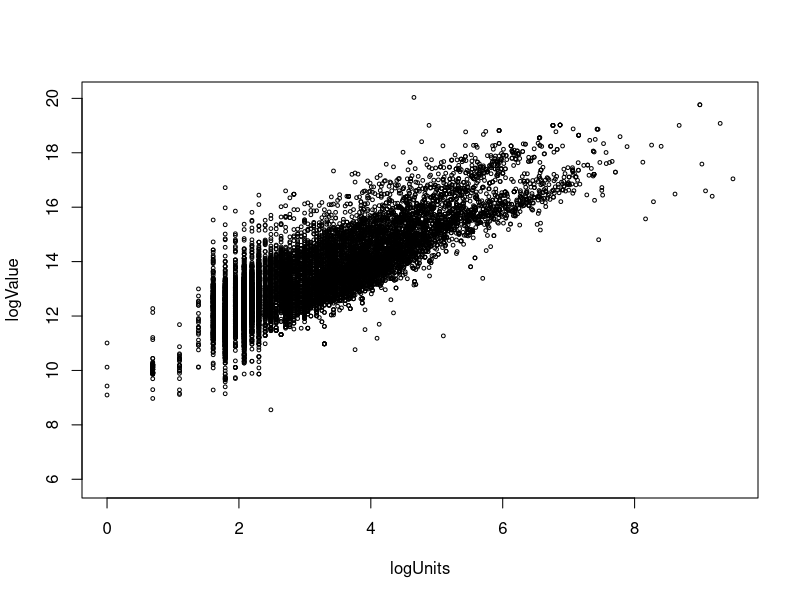
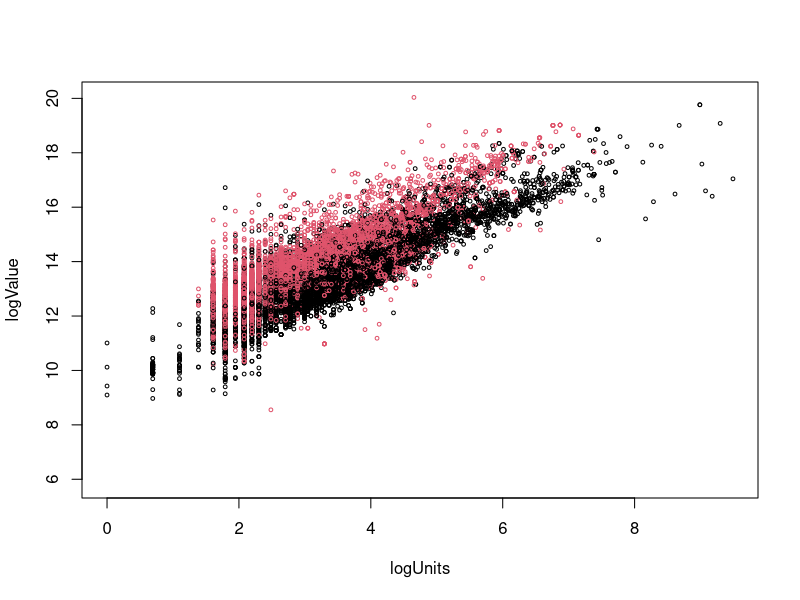
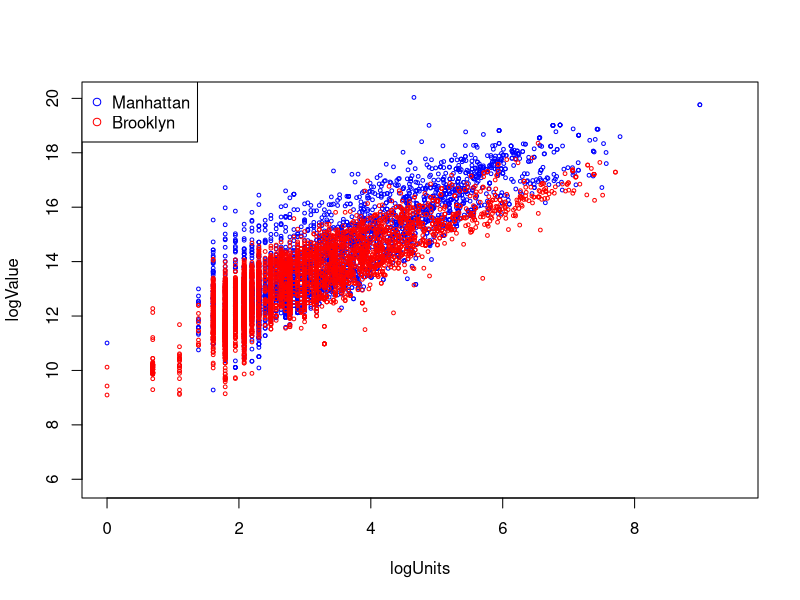
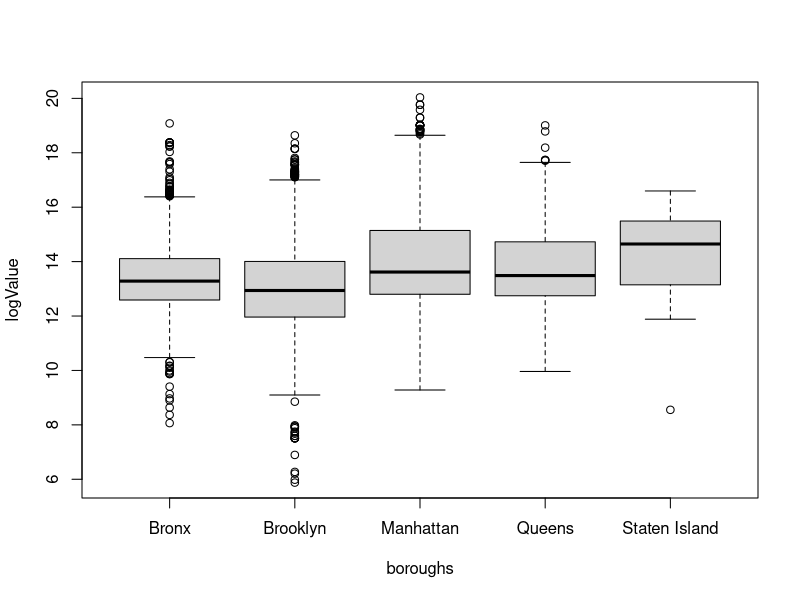

These charts were generated, in order, by the following R code:
## ---- chunk 1
setwd("D:/Subject Materials/Columbia/STAT COMP & INTRO TO DATA SCI/HW")
housing <- read.csv('properties.csv')
## ---- chunk 2
ncol(housing)
nrow(housing)
## ---- chunk 3
apply(is.na(housing), 2, sum)
## ---- chunk 4
vec <- which(housing$assessed_value!=0)
housing <- housing[vec,]
## ---- chunk 5
16319-nrow(housing)
## ---- chunk 6
logValue <- c()
logValue <- log(housing$assessed_value)
housing <- cbind(housing, logValue)
min(logValue)
median(logValue)
mean(logValue)
max(logValue)
## ---- chunk 7
logUnits <- log(housing$res_units)
housing <- cbind(housing, logUnits)
## ---- chunk 8
housing <- cbind(housing, after2000 = housing$year_built>=2000)
## ---- chunk 9
plot(housing$logUnits,housing$logValue,xlab="logUnits",ylab="logValue",cex=0.5)
## ---- chunk 10
plot(housing$logUnits,housing$logValue,
     col = factor(housing$after2000),
     xlab="logUnits",ylab="logValue",cex=0.5)
cov(housing$logUnits,housing$logValue,use="pairwise.complete.obs")
## ---- chunk 11
cor(housing$logUnits,housing$logValue,use="pairwise.complete.obs")
## ---- chunk 12
cor(housing$logUnits[housing$boro_name=='Manhattan'],
    housing$logValue[housing$boro_name=='Manhattan'],
    use="pairwise.complete.obs")
## ---- chunk 13
cor(housing$logUnits[housing$boro_name=='Brooklyn'],
    housing$logValue[housing$boro_name=='Brooklyn'],
    use="pairwise.complete.obs")
## ---- chunk 14
cor(housing$logUnits[housing$after2000],
    housing$logValue[housing$after2000],
    use="pairwise.complete.obs")
## ---- chunk 15
cor(housing$logUnits[housing$year_built<2000],
    housing$logValue[housing$year_built<2000],
    use="pairwise.complete.obs")
## ---- chunk 16
plot(range(housing$logUnits, na.rm = TRUE),
     range(housing$logValue, na.rm = TRUE),
     xlab= "logUnits", ylab = "logValue",type='n')

lines(housing$logUnits[housing$boro_name=='Manhattan'],
      housing$logValue[housing$boro_name=='Manhattan'],
      type='p',col="blue",cex=0.5)
lines(housing$logUnits[housing$boro_name=='Brooklyn'],
      housing$logValue[housing$boro_name=='Brooklyn'],
      type='p',col="red",cex=0.5)
legend("topleft",c("Manhattan","Brooklyn"),col=c("blue","red"),pch=1)
## ---- chunk 17
med.value <- median(housing$assessed_value[housing$boro_name=='Manhattan'], na.rm = TRUE)
## ---- chunk 18
boxplot(housing$logValue ~ housing$boro_name, 
        ylab = "logValue", xlab = "boroughs")
## ---- chunk 19
tapply(housing$assessed_value,housing$boro_name,median)
